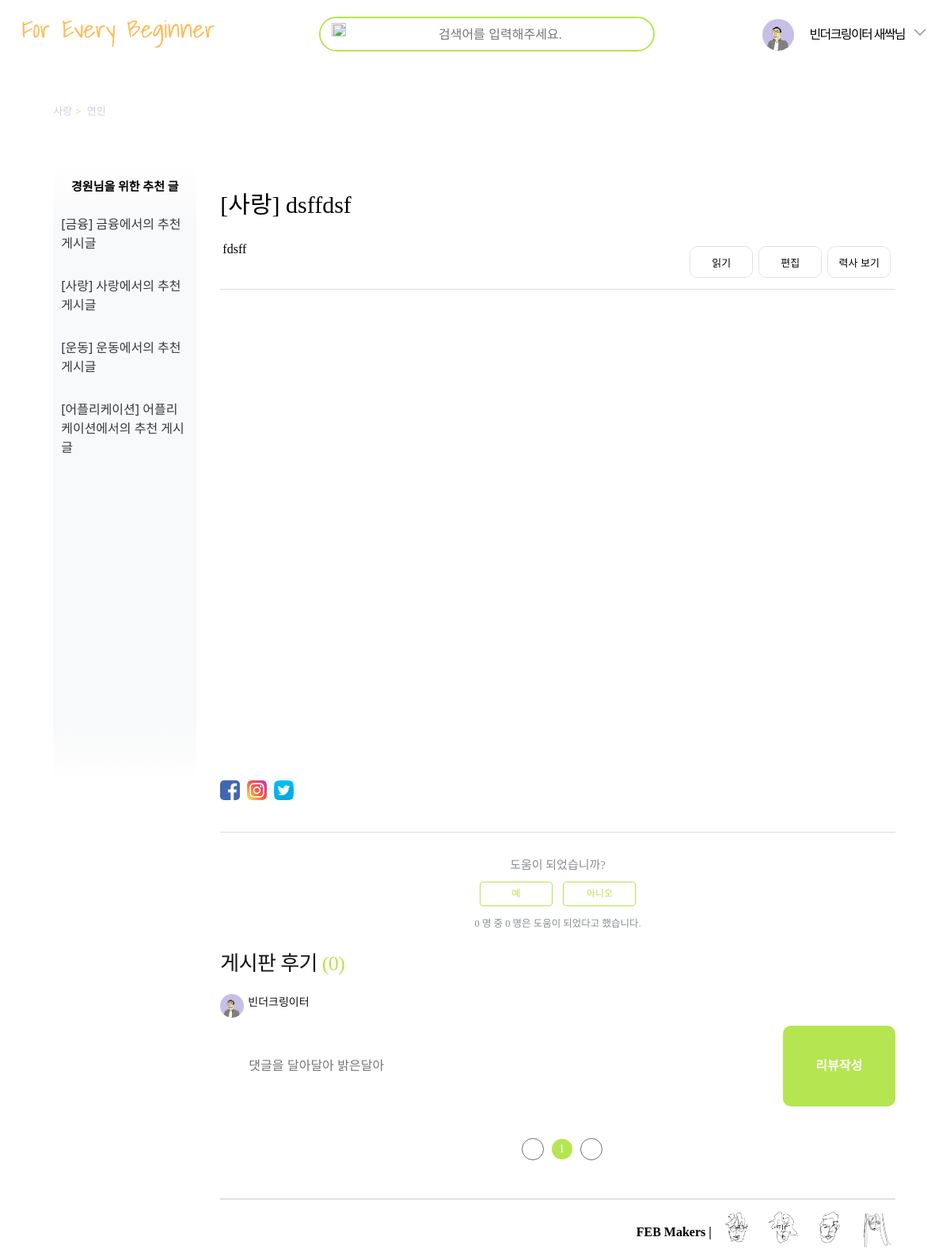
The page /mainPage/5/post/3/ (signed in) on the database as committed earlier.
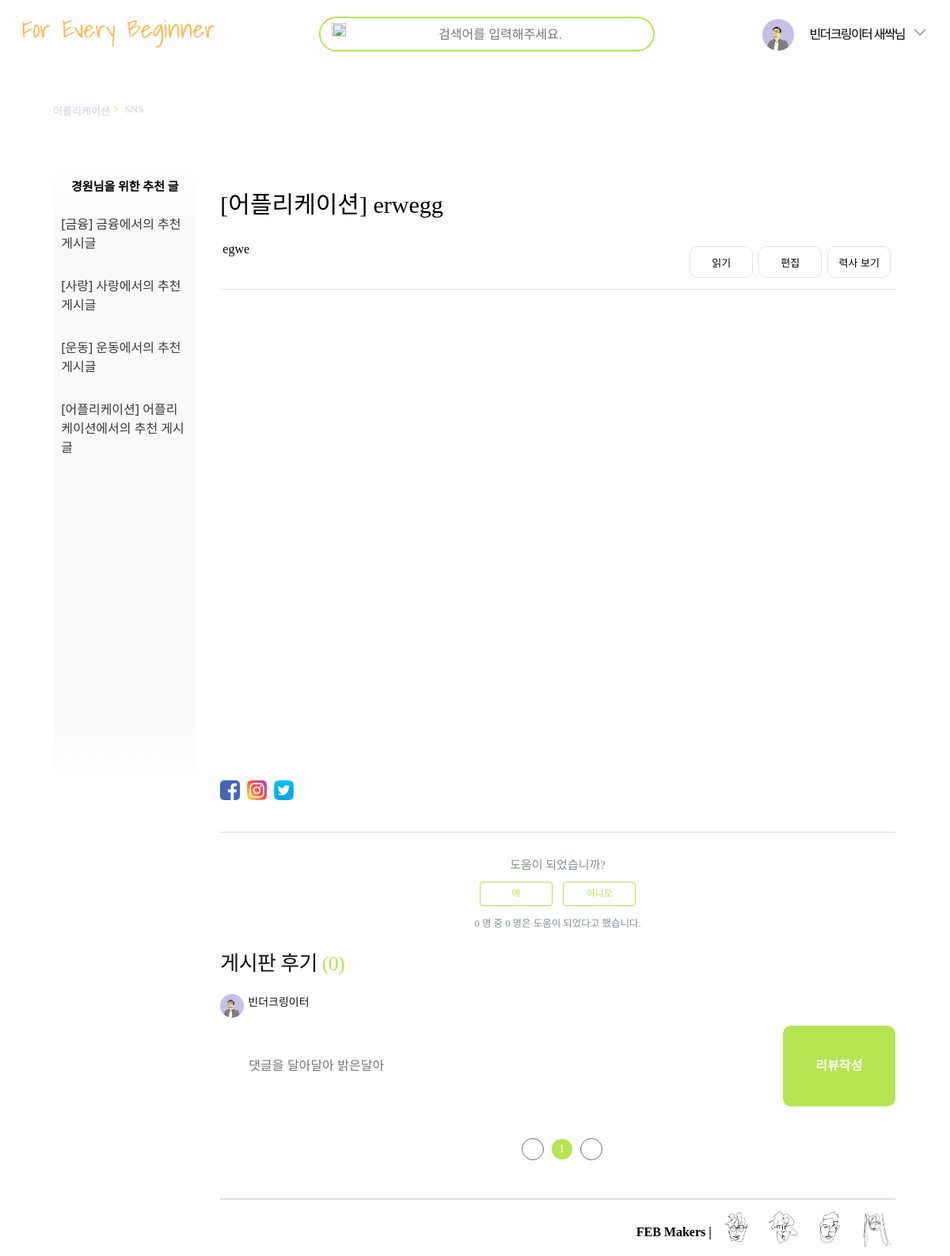
The same page on the database as committed later.
### accounts/models.py (models this page shows, shortened)
class Profile(models.Model):
    user = models.OneToOneField(User, on_delete=models.CASCADE)
    password = models.CharField(max_length=64, verbose_name="비밀번호")
    email = models.EmailField(verbose_name="email", max_length=60)
    interest = models.CharField(verbose_name='interest', max_length=200)
    date_joined = models.DateTimeField(verbose_name="date joined", auto_now_add=True)
    last_login = models.DateTimeField(verbose_name="last joined", auto_now=True)
    is_admin = models.BooleanField(default=False)
    is_active = models.BooleanField(default=True)
    profile_image = models.ImageField(max_length=255, upload_to="img/", null=True, blank=True, default="img/Bin.png")

### blogPosts/models.py (models this page shows, shortened)
class Post(models.Model):
    section = models.CharField(max_length=256, null=True)
    sub_section = models.CharField(max_length=256, null=True)
    title = models.CharField(max_length=256)
    brief_description = models.CharField(max_length=256, null=True)
    image = models.ImageField(upload_to='feed_image', blank = True, null=True)
    content = models.TextField()
    created_at = models.DateTimeField(default=timezone.now)
    updated_at = models.DateTimeField(blank=True, null=True)
    like_dislike = models.ManyToManyField(User, blank=True, related_name='like_posts', through='LikeOrDislike')
    def get_total_like(self):
        return LikeOrDislike.objects.filter(post_id = self.id, like=True).count()

### blogPosts/views.py (the view)
# urls.py: path('<int:id>/post/<int:rid>/', views.show, name= 'show'),
def show(request, id, rid) : ### 여기서 (request, id) 이 정보는 어디서 받아오고 있는가?
    post = Post.objects.get(id = rid)
    sections = bring_section_data_form_json(id)
    comments = post.comment_set.all().order_by('-created_at')
    posts = Post.objects.all()
    titles = []
    categoryId = []
    rId = []
    for post in posts:
        categoryId.append(sections_dict[post.section])
        rId.append(post.id)
        titles.append(post.title)
    return render(request, 'blogPosts/textPage.html', {'post':post, 'sections':sections, 'comments':comments, 'titles':titles, 'categoryId' : categoryId, 'rId' : rId})

### blogPosts/views.py (called while the page is built)
def bring_section_data_form_json(id) :
    id = id - 1
    file_path = os.path.join(settings.STATIC_ROOT, 'blogPosts/json/page_section_info.json')
    mainPageInfo_json_data = open(file_path, encoding='UTF-8')
    mainPageInfo_data = json.load(mainPageInfo_json_data)
    data_id = mainPageInfo_data[id]['id']
    section = mainPageInfo_data[id]['section']
    sub_section = mainPageInfo_data[id]['subSection']
    photo_dir = mainPageInfo_data[id]['photo_dir']
    sections = Page_Sections()
    sections.setdata(data_id, section, sub_section, photo_dir)
    print(sections.photo_dir)
    return sections

    def setdata(self, data_id, section, sub_section, photo_dir) :
        self.data_id = data_id
        self.section = section
        self.sub_section = sub_section
        self.photo_dir = photo_dir

### blogPosts/templates/blogPosts/textPage.html (shortened to what this page needs)
{% extends 'base.html' %}
{% load static %}
{% block content %}
  <body class="text-body">
    <div class="container">
      <div class = "homeMiddle">
        <div class = "search">
          <div class = "search_inside">
            <div class = "magnifying-icon">
              <img src="{%static 'blogPosts/img/magnifying_glass2.png'%}" />
            </div>
            <div class="search_input">
              <form autocomplete="off">
                <div class="autocomplete" style="width:300px;">
                  <input href="javascript:;" onclick="load_titles({{titles}}, {{categoryId}}, {{rId}});" id="myInput" type="text" name="myCountry" placeholder="검색어를 입력해주세요.">
                </div>
              </form>
            </div>
          </div>
        </div>
      </div>
      <nav class="sub-nav">
        <ol class="breadcrumbs">
          <li title="금융">
            <a href = 'http://127.0.0.1:8000/' >  {{post.section}}</a>
          </li>
          <li title="주식">
            <a href = 'http://127.0.0.1:8000/mainPage/{{sections.data_id}}'>{{post.sub_section}}</a>
          </li>
        </ol>
      </nav>
      <div class="article-container">
        <section class="sidebar">
          <h3>경원님을 위한 추천 글</h3>
          <ul>
            <li>
              <a href class="list-item">[금융] 금융에서의 추천 게시글</a>
            </li>
            <li>
              <a href class="list-item">[사랑] 사랑에서의 추천 게시글</a>
            </li>
            <li>
              <a href class="list-item">[운동] 운동에서의 추천 게시글</a>
            </li>
            <li>
              <a href class="list-item">[어플리케이션] 어플리케이션에서의 추천 게시글</a>
            </li>
          </ul>
        </section>
          <article class="article">
            <header class="article-header">
              <h1 class="article-title">[{{post.section}}] {{post.title}}</h1>
            </header>
          <table class="main_selector" align="center" width="100%">
            <td id="article-sub-title">
              <span>{{post.brief_description}}</span>
            </td>
            <td align="center">
              <button type="button" class="back" onClick="change_src('http://127.0.0.1:8000/mainPage/text3/{{post.id}}/')">
                <div class="button_base
                b02_slide_in">
                  <div>력사 보기</div>
                  <div></div>
                </div>
              </button>
            </td>
            {% if user.is_authenticated %}
            <td align="center">
              <button type="button" class="back" onClick="change_src('http://127.0.0.1:8000/mainPage/text2/{{post.id}}/')">
                <div class="button_base
                b02_slide_in">
                  <div>편집</div>
                  <div></div>
                </div>
              </button>
            </td>
            {% endif %}
            <td align="center">
              <button type="button" class="back" onClick="change_src('http://127.0.0.1:8000/mainPage/text1/{{post.id}}')">
                <div class="button_base
                b02_slide_in">
                  <div>읽기</div>
                  <div></div>
                </div>
              </button>
            </td>
          </table>
          <iframe id='my_frame' src='http://127.0.0.1:8000/mainPage/text1/{{post.id}}' style="width:100%; height:600px; border:none;"></iframe>
          <footer>
            <div class="article-footer">
              <div class="article-share">
                <ul class="share">
                  <li>
                    <a href>
                      <img src="{%static 'blogPosts/img/facebook.svg'%}" />
                    </a>
                  </li>
                  <li>
                    <a href>
                      <img src="{%static 'blogPosts/img/instagram.svg'%}" />
                    </a>
                  </li>
                  <li>
                    <a href>
                      <img src="{%static 'blogPosts/img/twitter.svg'%}" />
                    </a>
                  </li>
                </ul>
              </div>
            </div>
            <div class="article-votes">
              <span class="article-votes-question">도움이 되었습니까?</span>
              <div class="article-votes-controls">
                <a class="realButton" onclick="onClickLikeButton({{post.id}}, {{post.rid}})" id="{{post.id}}-like-button">예</a>
                <a class="realButton" onclick="onClickDislikeButton({{post.id}})" id="{{post.id}}-dislike-button">아니오</a>
              <br>
              <small class="article-votes-count" id = "{{post.id}}-votes-count">
                <span class="article-vote-label">{{post.like_dislike.count}} 명 중 {{post.get_total_like}} 명은 도움이 되었다고 했습니다.</span>
              </small>
            <div class="article-review">
              <h2 id = "commentset-num">
                게시판 후기&nbsp;<em>({{post.comment_set.count}})</em>
              </h2>
              <div class="rv-1st">
                <div class="user-info">
                  <span class="img">
                    <div class="profile">
                      <img src = {{user.profile.profile_image.url}}>
                    </div>
                  </span>
                  <div class="txt">
                    <span class="username">{{user.profile.email}}</span>
                  </div>
                </div>
                <div class="content">
                  <div class="content-input">
                    <input name = "content" id="review-input-type" type="text" placeholder="댓글을 달아달아 밝은달아"/>
                  </div>
                  <button onclick = "onAddComment({{post.id}})" id="review-input-btn">리뷰작성</button>
                </div>
              </div>
              <div class="page-num">
                <a class="page l"></a>
                <a class="active">1</a>
                <a class="page r"></a>
              </div>
          </footer>
          <br>
          <section>
            <div class="main-footer">
              <h4>FEB Makers |&nbsp&nbsp</h4>
              <div class="footer-insta">
                <a href="https://www.instagram.com/seoseongq" >
                  <img id="insta-icon" src="{%static 'blogPosts/img/profile/ssk.jpg'%}"
                  /></a>&nbsp
                <a href="https://www.instagram.com/inkyu_o" >
                  <img id="insta-icon" src="{%static 'blogPosts/img/profile/oik.jpg'%}"
                  /></a>&nbsp
                <a href="https://www.instagram.com/_binthect_" >
                  <img id="insta-icon" src="{%static 'blogPosts/img/profile/yjb.jpg'%}"
                  /></a>&nbsp
                <a href="https://www.instagram.com/gdori__s2" >
                  <img id="insta-icon" src="{%static 'blogPosts/img/profile/lkw.jpg'%}"
                  /></a>
              </div>
            </div>
          </section>
        </article>
      </div>
    </div>
  </body>
{% endblock content%}

### blogPosts/templates/base.html (shortened to what this page needs)
<!DOCTYPE html>
<html>
  <head>
    {% load static %}
    <link rel="stylesheet" href="{% static 'blogPosts/css/base.css' %}">
    <link rel="stylesheet" href="{% static 'blogPosts/css/home.css' %}">
    <link rel="stylesheet" href="{% static 'blogPosts/css/main.css' %}">
    <link rel="stylesheet" href="{% static 'blogPosts/css/textPage.css' %}">
  </head>
  <body>
    <nav class="header">
      <div class="header-logo">
        <a href="/">
          <img src="{%static 'blogPosts/img/logo.png'%}" />
        </a>
      </div>
      <div class="header-menus">
          {% if user.is_authenticated %}
          <a>
            <div class="user-menu">
              <img class="user-photo" src = "{{user.profile.profile_image.url}}">
              <span>{{user.profile.email}} 새싹님</span>
              <button onclick = "onMypageElement()"><img class="click-icon" id = "click_icon" src="{%static 'blogPosts/img/down_arrow.svg'%}" dataup="{% static 'blogPosts/img/up_arrow.svg'%}" datadown="{% static 'blogPosts/img/down_arrow.svg' %}"/></button>
            </div>
          </a>
          {% endif %}
      </div>
    </nav>
  {% block content %}
  {% endblock %}
  </body>
</html>

### blogPosts/static/blogPosts/css/base.css (style rules this page uses)
.header { display: flex; justify-content: space-between; vertical-align: middle; margin: 0 auto; height: 40px; border: none !important; background-color: #fff; padding: 1rem 1rem; align-items: center !important; font-family: "Noto Sans KR"; }
.header-logo img { resize: both; width: 250px; height: 40px; text-align: center; }
.header-menus { text-align: center; display: inline; vertical-align: middle; }
.usermenu-control a { text-decoration: none; }
.user-menu .user-photo { box-sizing: border-box; width: 40px; height: 40px; border-radius: 50%; position: relative; overflow: hidden; margin-right: 20px; }
.header-menus .user-menu { display: flex; flex-direction: row; align-items: center!important; }
.header-menus .user-menu span { font-family: inherit; vertical-align: middle; letter-spacing: -.1rem; line-height: 1.5; box-sizing: border-box; font-family: inherit; font-weight: 500; }
.header-menus .user-menu button { font-family: inherit; vertical-align: middle; letter-spacing: -.1rem; line-height: 1.5; box-sizing: border-box; font-family: inherit; font-weight: 500; border: none; background-color: transparent; }
.header-menus .user-menu .click-icon { margin-left: 5px; padding-bottom: 2px; }

### blogPosts/static/blogPosts/css/home.css (style rules this page uses)
html, body { height: 100%; box-sizing: border-box; }
header { text-align: right; font-weight: 500; color: black; display: block; }
.homeMiddle { display: flex; justify-content: center; }
.homeMiddle { padding: 10px 10px; }
.homeMiddle .search { display: flex; flex-direction: row; border-radius: 24px; border: 2px solid #dfe1e5; width: 30vw; height: 4vh; margin: 15px; }
.homeMiddle .search_inside { display: flex; height: 100%; }
.homeMiddle .magnifying-icon img { display: flex; resize: both; width: 1.5vw; height: 70%; margin-left: 14px; margin-top: 4px; margin-right: 5px; }
.homeMiddle .search_input input { border: none; height: 90%; width: 25vw; text-align: center; outline: none; }
.autocomplete { position: relative; display: inline-block; }
input { border: 1px solid transparent; background:none; padding: 10px; font-size: 16px; height:4vh; outline:none; }
input[type=text] { background-color: transparent; width: 100%; padding: 0; }

### blogPosts/static/blogPosts/css/main.css (style rules this page uses)
.homeMiddle { display: flex; justify-content: center; padding: 10px 10px 20px 10px; margin-bottom: 0px; z-index: 2; }
.homeMiddle .search { display: flex; flex-direction: row; border-radius: 24px; border: 2px solid #b5e550; width: 35vw; height: 5vh; z-index: 3; margin: 15px; background-color: white; }
.homeMiddle .search_inside { display: flex; height: 100%; z-index: 2; background-color: white; border-radius: 50px; }
.homeMiddle .magnifying-icon img { display: flex; resize: both; width: 1.5vw; height: 65%; margin-left: 14px; margin-top: 6px; margin-right: 5px; z-index: 2; }
.homeMiddle .search_input input { border: none; height: 91%; width: 30vw; text-align: center; outline: none; }
.main-footer { padding-top: 10px; margin-bottom: 10px; display: flex; border-top: 2px solid #dfe1e5; justify-content: flex-end; }
#insta-icon { width: 50px; }

Rows that differ between the two databases and show on the page:
no longer on this page (row edited): Post: section "사랑", sub_section "연인", title "dsffdsf", brief_description "fdsff", like_dislike.count "0", get_total_like "0", comment_set.count "0"
added Post: section "어플리케이션", sub_section "SNS", title "erwegg", brief_description "egwe", like_dislike.count "0", get_total_like "0", comment_set.count "0"
